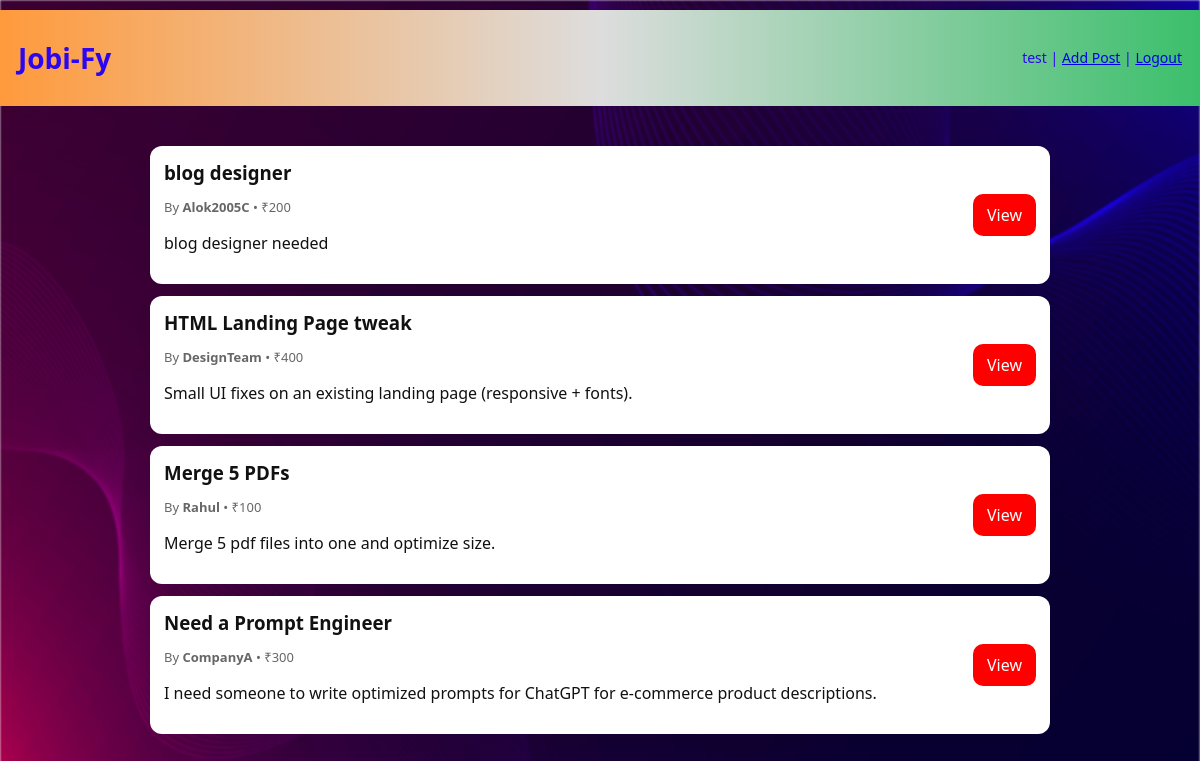
Page /home (signed in) on the committed database.
### tables this page shows
CREATE TABLE posts (
                    id INTEGER PRIMARY KEY AUTOINCREMENT,
                    title TEXT,
                    description TEXT,
                    skills TEXT,
                    amount INTEGER,
                    author TEXT
                    );

### app.py (the view)
@app.route('/home')
def home():
    if 'user' not in session:
        return redirect(url_for('index'))
    conn = get_db_connection()
    posts = conn.execute("SELECT * FROM posts ORDER BY id DESC").fetchall()
    conn.close()
    return render_template('home.html', posts=posts, user=session['user'])

### app.py (called while the page is built)
def get_db_connection():
    conn = sqlite3.connect(DB_PATH)
    conn.row_factory = sqlite3.Row
    return conn

### templates/home.html (shortened to what this page needs)
<!DOCTYPE html>
<html>
<head>
  <link rel="stylesheet" href="{{ url_for('static', filename='style.css') }}">
</head>
<body>
  <header class="topbar small">
    <h1>Jobi-Fy</h1>
    <div class="right">
      <span>{{ user }}</span> | <a href="/create_post">Add Post</a> | <a href="/logout">Logout</a>
    </div>
  </header>
  <div class="feed">
    {% for p in posts %}
      <div class="post-card">
        <div class="post-left">
          <h3>{{ p['title'] }}</h3>
          <p class="meta">By <b>{{ p['author'] }}</b> • ₹{{ p['amount'] }}</p>
          <p>{{ p['description'][:140] }}{% if p['description']|length > 140 %}...{% endif %}</p>
        </div>
        <div class="post-right">
          <a class="btn" href="{{ url_for('post_detail', post_id=p['id']) }}">View</a>
        </div>
      </div>
    {% else %}
      <p>No posts yet.</p>
    {% endfor %}
  </div>
</body>
</html>

### static/style.css (style rules this page uses)
body::before { content: ""; position: fixed; top: 0; left: 0; width: 100%; height: 100%; background: url('6600674_3334896.jpg') no-repeat center center/cover; filter: blur(1px); z-index: -1; }
body { font-family: 'Segoe UI', Roboto, Arial; margin:0; background:#f6f1ef; color:#111; }
.topbar { background: linear-gradient(90deg,#ff9a3c,#ddd,#3bbf6b); padding:18px; display:flex; align-items:center; justify-content:space-between; color:rgb(0, 15, 68); }
.topbar.small { padding:10px 18px; font-size:14px; }
.btn { background:#ff0000; color:white; border:none; padding:10px 14px; border-radius:10px; cursor:pointer; text-decoration:none; display:inline-block; }
.small { margin-top:10px; font-size:13px; color:#2d06f1; }
.feed { padding:20px; max-width:900px; margin:20px auto; }
.post-card { background:#fff; border-radius:12px; padding:14px; display:flex; justify-content:space-between; margin-bottom:12px; box-shadow:0 6px 18px rgba(0,0,0,0.05); }
.post-left h3 { margin:0 0 8px 0; }
.post-left .meta { color:#666; font-size:13px; margin-bottom:8px; }
.post-right { display:flex; align-items:center; }

### rows in the picture
posts: title "blog designer", author "Alok2005C", amount "200", description "blog designer needed"
posts: title "HTML Landing Page tweak", author "DesignTeam", amount "400", description "Small UI fixes on an existing landing page (responsive + fonts)."
posts: title "Merge 5 PDFs", author "Rahul", amount "100", description "Merge 5 pdf files into one and optimize size."
posts: title "Need a Prompt Engineer", author "CompanyA", amount "300", description "I need someone to write optimized prompts for ChatGPT for e-commerce product descriptions."

### other values in the picture
{{ user }} "test"
